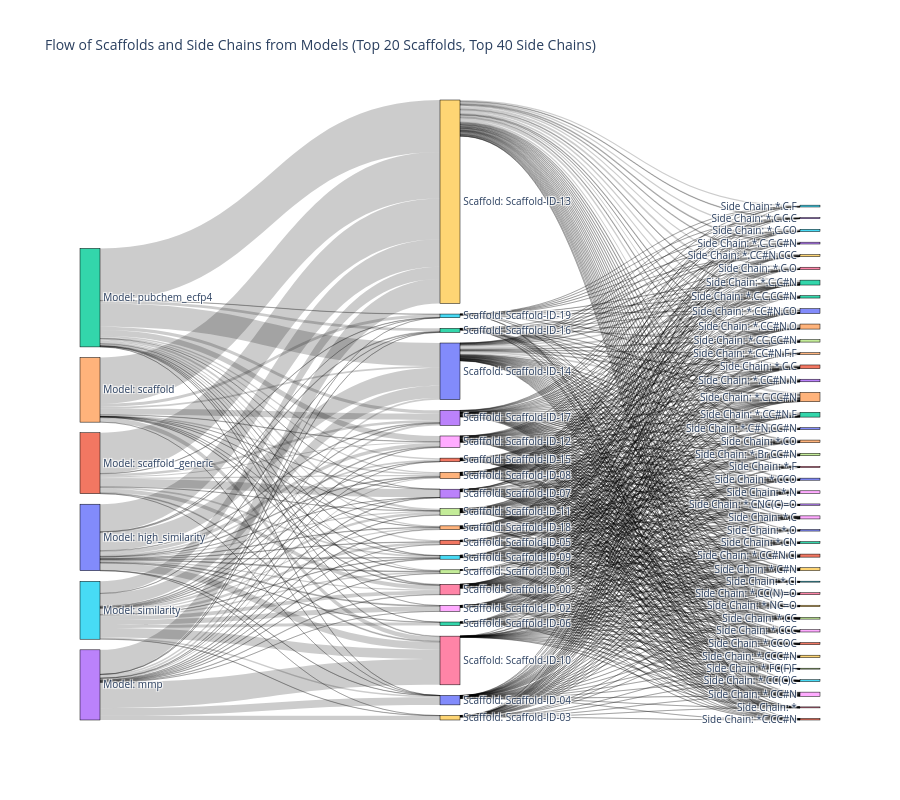

Notebook code for this chart:
### Markdown cell above
Flow of Scaffolds and Side Chains from Models

### Code cell
import pandas as pd
from rdkit import Chem
from rdkit.Chem import Draw
from IPython.display import display, Image
import plotly.graph_objects as go
import warnings

warnings.filterwarnings('ignore')

# df_with_scaffold_side_chain が既に作成されていることを前提とします。

print("--- Step 7: Generating Sankey Diagram for Model-Scaffold-Side Chain Flow (最終調整版 + Scaffold ID化) ---")

if 'model' not in df_with_scaffold_side_chain.columns:
    print("Error: 'model' column not found in the merged DataFrame. Please ensure df_with_scaffold_side_chain is correctly prepared.")
else:
    # --- 設定 ---
    MODELS_TO_INCLUDE = df_with_scaffold_side_chain['model'].unique().tolist()
    TOP_N_SCAFFOLDS_SANKEY = 20
    TOP_N_SIDE_CHAINS_SANKEY = 40 
    SANKEY_PLOT_HEIGHT = 800
    
    SMARTS_TO_COMPLETELY_EXCLUDE_FROM_SANKEY = {
        'C1CCCC1',  # シクロペンタン環
        'C1CCCCC1', # シクロヘキサン環
        'C1CCC1',   # シクロブタン環
        'C1CC1',    # シクロプロパン環
        'c1ccccc1', # ベンゼン環 (もしこれらを分析の「主要な骨格」から除外したい場合)
    }
    # -----------------

    initial_rows = len(df_with_scaffold_side_chain)
    
    df_filtered_for_sankey = df_with_scaffold_side_chain[
        (~df_with_scaffold_side_chain['Murcko_SMILES'].isin(SMARTS_TO_COMPLETELY_EXCLUDE_FROM_SANKEY)) &
        (~df_with_scaffold_side_chain['Side_Chain_SMILES'].isin(SMARTS_TO_COMPLETELY_EXCLUDE_FROM_SANKEY))
    ].copy()
    
    print(f"Filtered {initial_rows - len(df_filtered_for_sankey)} rows. Remaining {len(df_filtered_for_sankey)} rows for Sankey.")
    
    label_list = []
    source_indices = []
    target_indices = []
    value_list = []

    node_map = {}
    current_node_idx = 0

    # **追加:** Scaffold SMILES とそのIDをマッピングするための辞書
    scaffold_smi_to_id_map = {} 
    next_scaffold_id = 0

    def get_node_idx(label):
        global current_node_idx
        if label not in node_map:
            node_map[label] = current_node_idx
            label_list.append(label)
            current_node_idx += 1
        return node_map[label]

    # **変更:** ScaffoldのSMILESにIDを割り当ててからノードを作成
    model_node_idxs = {model: get_node_idx(f"Model: {model}") for model in MODELS_TO_INCLUDE}

    model_scaffold_counts = df_filtered_for_sankey.groupby(['model', 'Murcko_SMILES']).size().reset_index(name='count')
    overall_scaffold_counts = df_filtered_for_sankey['Murcko_SMILES'].value_counts()
    top_scaffolds_to_include_smi = overall_scaffold_counts.head(TOP_N_SCAFFOLDS_SANKEY).index.tolist() # 元のSMILESを保持

    scaffold_node_idxs = {}
    
    for _, row in model_scaffold_counts.iterrows():
        model = row['model']
        scaffold_smi = row['Murcko_SMILES']
        count = row['count']

        if model in MODELS_TO_INCLUDE and scaffold_smi in top_scaffolds_to_include_smi:
            # SMILESにIDを割り当てる
            if scaffold_smi not in scaffold_smi_to_id_map:
                scaffold_smi_to_id_map[scaffold_smi] = f"Scaffold-ID-{next_scaffold_id:02d}"
                next_scaffold_id += 1
            
            scaffold_id_label = scaffold_smi_to_id_map[scaffold_smi] # IDラベルを取得
            scaffold_label_for_sankey = f"Scaffold: {scaffold_id_label}" # Sankey表示用ラベル
            
            scaffold_idx = get_node_idx(scaffold_label_for_sankey)
            scaffold_node_idxs[scaffold_smi] = scaffold_idx # SMILESをキーとしてインデックスを保持

            source_indices.append(model_node_idxs[model])
            target_indices.append(scaffold_idx)
            value_list.append(count)

    overall_side_chain_counts = df_filtered_for_sankey['Side_Chain_SMILES'].value_counts()
    top_side_chains_to_include = overall_side_chain_counts.head(TOP_N_SIDE_CHAINS_SANKEY).index.tolist()

    def remove_dummy_atoms(smi):
        if '*' not in smi:
            return smi
        mol = Chem.MolFromSmiles(smi)
        if mol is None:
            return None
        rwmol = Chem.RWMol(mol)
        dummy_atoms = [atom for atom in rwmol.GetAtoms() if atom.GetAtomicNum() == 0]
        for atom in dummy_atoms:
            rwmol.RemoveAtom(atom.GetIdx())
        # ダミーアトム削除後に有効なSMILESが残るかチェック
        try:
            return Chem.MolToSmiles(rwmol)
        except:
            return None # 失敗した場合はNoneを返す


    scaffold_side_chain_counts = df_filtered_for_sankey.groupby(['Murcko_SMILES', 'Side_Chain_SMILES']).size().reset_index(name='count')

    for _, row in scaffold_side_chain_counts.iterrows():
        scaffold_smi = row['Murcko_SMILES']
        side_chain_smi = row['Side_Chain_SMILES']
        count = row['count']

        if (scaffold_smi in top_scaffolds_to_include_smi and # SMILESリストと比較
            side_chain_smi in top_side_chains_to_include):
            if scaffold_smi in scaffold_node_idxs: # ここはSMILESでキーを探す
                side_chain_label = f"Side Chain: {side_chain_smi}"
                side_chain_idx = get_node_idx(side_chain_label)

                source_indices.append(scaffold_node_idxs[scaffold_smi])
                target_indices.append(side_chain_idx)
                value_list.append(count)

    fig = go.Figure(data=[go.Sankey(
        node=dict(
            pad=15,
            thickness=20,
            line=dict(color="black", width=0.5),
            label=label_list,
        ),
        link=dict(
            source=source_indices,
            target=target_indices,
            value=value_list,
        ))])

    fig.update_layout(
        title_text=f"Flow of Scaffolds and Side Chains from Models (Top {TOP_N_SCAFFOLDS_SANKEY} Scaffolds, Top {TOP_N_SIDE_CHAINS_SANKEY} Side Chains)",
        font_size=10,
        height=SANKEY_PLOT_HEIGHT
    )
    fig.show()

    # --- 構造描画コード (変更あり) ---
    print("\n--- Visualizing Top Scaffolds used in Sankey Diagram ---")
    sankey_scaffold_mols_to_draw = []
    sankey_scaffold_legends = []

    # **変更:** scaffold_smi_to_id_map を使ってIDとSMILESのペアを処理
    # ID順にソートして描画すると分かりやすい
    sorted_scaffold_items = sorted(scaffold_smi_to_id_map.items(), key=lambda item: item[1]) # IDでソート

    for smi, scaffold_id in sorted_scaffold_items:
        mol = Chem.MolFromSmiles(smi)
        if mol:
            sankey_scaffold_mols_to_draw.append(mol)
            sankey_scaffold_legends.append(f"{scaffold_id}: {smi}") # IDとSMILESを両方表示

    if sankey_scaffold_mols_to_draw:
        scaffold_img = Draw.MolsToGridImage(
            sankey_scaffold_mols_to_draw,
            molsPerRow=min(len(sankey_scaffold_mols_to_draw), 5), 
            legends=sankey_scaffold_legends,
            subImgSize=(300, 250)
        )
        display(scaffold_img)
    else:
        print("No valid top scaffolds to display for Sankey Diagram.")

    print("\n--- Visualizing Top Side Chains used in Sankey Diagram ---")
    sankey_side_chain_mols_to_draw = []
    sankey_side_chain_legends = []

    processed_side_chains_dict = {} # 処理済みSMILESとその元のSMILESを保持
    for smi in top_side_chains_to_include:
        processed_smi = remove_dummy_atoms(smi)
        if processed_smi is not None:
            # 処理済みSMILESが同じでも元のSMILESは異なる場合があるので、元のSMILESも保持
            processed_side_chains_dict[smi] = processed_smi 

    # 実際に描画するSMILESのセット (重複排除のため)
    unique_processed_side_chains = set(processed_side_chains_dict.values())


    for original_smi in top_side_chains_to_include:
        processed_smi = processed_side_chains_dict.get(original_smi) # 処理済みSMILESを取得
        if processed_smi and processed_smi in unique_processed_side_chains: # 有効かつ未描画であれば
            mol = Chem.MolFromSmiles(processed_smi)
            if mol:
                sankey_side_chain_mols_to_draw.append(mol)
                # ここでは元のSMILESをキャプションにする
                sankey_side_chain_legends.append(original_smi) 
                unique_processed_side_chains.remove(processed_smi) # 描画済みとしてマーク

    # SMILESでソートして表示すると、並びが安定しやすい
    # sankey_side_chain_mols_to_draw と sankey_side_chain_legends は、リストのペアになっているはずなので、
    # SMILESに基づいてソートする
    combined = sorted(zip(sankey_side_chain_legends, sankey_side_chain_mols_to_draw))
    sankey_side_chain_legends_sorted = [item[0] for item in combined]
    sankey_side_chain_mols_to_draw_sorted = [item[1] for item in combined]


    if sankey_side_chain_mols_to_draw_sorted:
        side_chain_img = Draw.MolsToGridImage(
            sankey_side_chain_mols_to_draw_sorted,
            molsPerRow=min(len(sankey_side_chain_mols_to_draw_sorted), 5), 
            legends=sankey_side_chain_legends_sorted,
            subImgSize=(300, 250)
        )
        display(side_chain_img)
    else:
        print("No valid top side chains to display for Sankey Diagram.")

print("\n--- Sankey Diagram and Structure Visualization Complete ---")

### Figure 1 — Plotly figure (JSON) as saved in the notebook; plotly's stock layout.template omitted (floating-point values rounded to 4 significant figures; data arrays with more than 128 entries replaced by an {"elided": "..."} marker saying what was removed)
{"data": [{"link": {"source": {"elided": "687 int values"}, "target": {"elided": "687 int values"}, "value": {"elided": "687 int values"}}, "node": {"label": ["Model: high_similarity", "Model: scaffold_generic", "Model: pubchem_ecfp4", "Model: mmp", "Model: scaffold", "Model: similarity", "Scaffold: Scaffold-ID-00", "Scaffold: Scaffold-ID-01", "Scaffold: Scaffold-ID-02", "Scaffold: Scaffold-ID-03", "Scaffold: Scaffold-ID-04", "Scaffold: Scaffold-ID-05", "Scaffold: Scaffold-ID-06", "Scaffold: Scaffold-ID-07", "Scaffold: Scaffold-ID-08", "Scaffold: Scaffold-ID-09", "Scaffold: Scaffold-ID-10", "Scaffold: Scaffold-ID-11", "Scaffold: Scaffold-ID-12", "Scaffold: Scaffold-ID-13", "Scaffold: Scaffold-ID-14", "Scaffold: Scaffold-ID-15", "Scaffold: Scaffold-ID-16", "Scaffold: Scaffold-ID-17", "Scaffold: Scaffold-ID-18", "Scaffold: Scaffold-ID-19", "Side Chain: *", "Side Chain: *.Br.CC#N", "Side Chain: *.C", "Side Chain: *.C#N", "Side Chain: *.C#N.CC#N", "Side Chain: *.C.C", "Side Chain: *.C.C#N", "Side Chain: *.C.C.C", "Side Chain: *.C.CC#N", "Side Chain: *.C.CO", "Side Chain: *.C.O", "Side Chain: *.CC", "Side Chain: *.CC#N", "Side Chain: *.CC#N.CCC", "Side Chain: *.CC#N.CO", "Side Chain: *.CC#N.Cl", "Side Chain: *.CC#N.F", "Side Chain: *.CC#N.N", "Side Chain: *.CC#N.O", "Side Chain: *.CC(C)C", "Side Chain: *.CC(N)=O", "Side Chain: *.CC.CC#N", "Side Chain: *.CCC", "Side Chain: *.CCC#N", "Side Chain: *.CCO", "Side Chain: *.CCOC", "Side Chain: *.CN", "Side Chain: *.CNC(C)=O", "Side Chain: *.CO", "Side Chain: *.Cl", "Side Chain: *.F", "Side Chain: *.FC(F)F", "Side Chain: *.N", "Side Chain: *.NC=O", "Side Chain: *.O", "Side Chain: *C.CC#N", "Side Chain: *.C.C.CC#N", "Side Chain: *.C.C.C#N", "Side Chain: *.CC#N.F.F", "Side Chain: *.C.F"], "line": {"color": "black", "width": 0.5}, "pad": 15, "thickness": 20}, "type": "sankey"}], "layout": {"font": {"size": 10}, "height": 800, "title": {"text": "Flow of Scaffolds and Side Chains from Models (Top 20 Scaffolds, Top 40 Side Chains)"}}}
